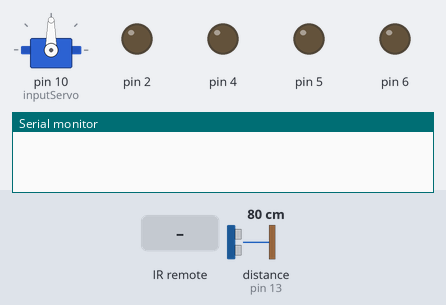
This sketch was run on a simulated Arduino Uno, built with avr-gcc and run on an emulated ATmega328P. On the bench: servo, output pins drawn as LEDs (lit = HIGH), the last lines printed to the serial monitor. Wiring (inferred from the names in the program): ultrasonic range finder: trigger pin 12; echo pin 13. The test bench sets the inputs (shaded band); at power-on: distance to the obstacle (sensor on pin 13) 80 cm. The echo pulse lasts 58.3 µs per cm; pins used as bus, display or sensor lines are not drawn.

Above: at 1.8 s.
1.9 s: infrared code 0xFF629D received
At 2.4 s:
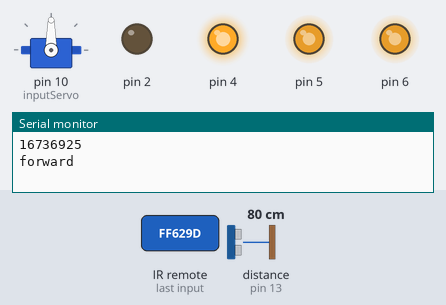
3.5 s: distance to the obstacle (sensor on pin 13) set to 17 cm
6.2 s: distance to the obstacle (sensor on pin 13) set to 13 cm
At 8.8 s:
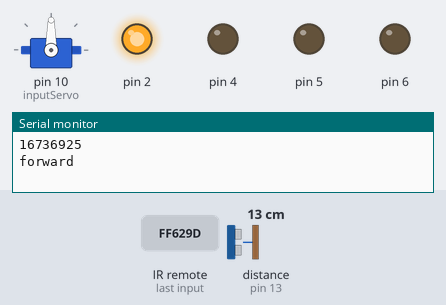
9.5 s: infrared code 0xFFA857 received
At 10.5 s:
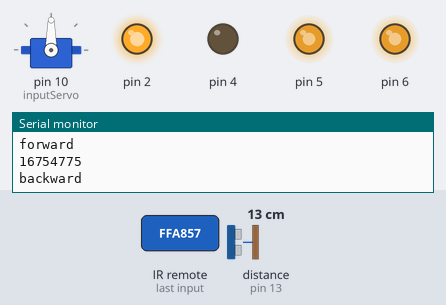
12.5 s: infrared code 0xFF22DD received
At 13.8 s:
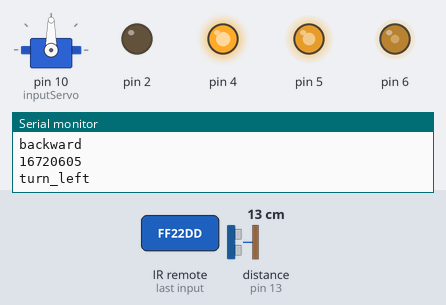
15.5 s: infrared code 0xFFC23D received
At 16.6 s:
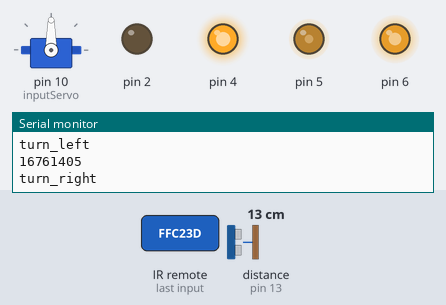
Timing chart, 0 to 18.5 s (numbered marks = the images above; inputs shaded):
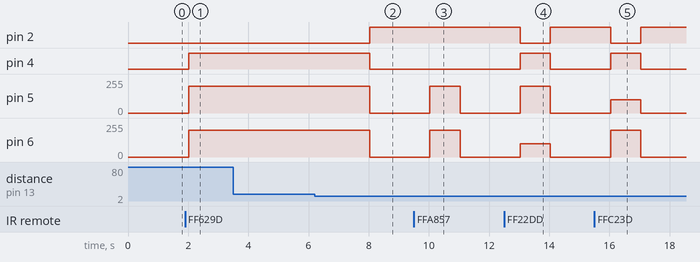

Measured:
- the behaviour switches between 16 and 15 cm on distance to the obstacle (sensor on pin 13) (found by bisection; images 1 and 2)
- after the input at 1.9 s, pin 4: LOW → HIGH after 0.11 s; pin 5, pin 6: 0/255 → 200/255 after 0.11 s
- after the input at 3.5 s, every drawn part: stays the same
- after the input at 6.2 s, pin 2: LOW → HIGH after 1.8 s; pin 4: HIGH → LOW after 1.8 s; pin 5, pin 6: 200/255 → 0/255 after 1.8 s
- after the input at 9.5 s, pin 5, pin 6: 0/255 → 200/255 after 0.53 s, → 0/255 1.0 s later
- after the input at 12.5 s, pin 2: HIGH → LOW after 0.54 s, → HIGH 1.0 s later; pin 4: LOW → HIGH after 0.54 s, → LOW 1.0 s later; pin 5: 0/255 → 200/255 after 0.54 s, → 0/255 1.0 s later; pin 6: 0/255 → 100/255 after 0.54 s, → 0/255 1.0 s later
- after the input at 15.5 s, pin 2: HIGH → LOW after 0.54 s, → HIGH 1.0 s later; pin 4: LOW → HIGH after 0.54 s, → LOW 1.0 s later; pin 5: 0/255 → 100/255 after 0.54 s, → 0/255 1.0 s later; pin 6: 0/255 → 200/255 after 0.54 s, → 0/255 1.0 s later

The sketch:

robotSensor.ino
```cpp
#include <Servo.h>
#include <SoftwareSerial.h>
#include <time.h>
#include <IRremote.h>

Servo myservo;
SoftwareSerial BTserial(8, 9);  // RX | TX

long ir_rec;

IRrecv irrecv(3);
decode_results results;

time_t now;
volatile int DL;
volatile int DM;
volatile int DR;

int inputDelay = 12;
int outputDelay = 13;
int inputServo = 10;

int currentkeyboard = 0;
int controlSpeed = 100;
bool flag = true;
bool currentkeyboardFlag = false;
long currentRemote = 0;

void setup() {
  DL = 0;
  DM = 0;
  DR = 0;

  pinMode(12, OUTPUT);
  pinMode(13, INPUT);
  pinMode(2, OUTPUT);
  pinMode(5, OUTPUT);
  pinMode(4, OUTPUT);
  pinMode(6, OUTPUT);

  myservo.attach(inputServo);
  myservo.write(90);

  irrecv.enableIRIn();

  Serial.begin(9600);
}

void loop() {
  DM = UltrasonicSensor();

  if (DM != 0 && DM < 15) {
    stopp();
    currentkeyboardFlag = false;
  } else {
    if (!currentkeyboardFlag) {
      controlByRemote();
    }
  }

  if (irrecv.decode(&results)) {
    controlByRemote();
  }
  // if (Serial.available()) {
  //   controlByKeyboard();
  // }
}

float UltrasonicSensor() {
  // Serial.println("UltrasonicSensor : function");
  digitalWrite(inputDelay, LOW);
  delayMicroseconds(2);
  digitalWrite(inputDelay, HIGH);
  delayMicroseconds(10);
  digitalWrite(inputDelay, LOW);
  float distance = pulseIn(outputDelay, HIGH) / 58.00;
  // Serial.print(DM);
  // Serial.println("cm");
  delay(1000);
  return distance;
}

float controlServo(int data) {
  Serial.println("controlServo : function");
  // digitalWrite(inputServo, HIGH);
  delayMicroseconds(1000);
  myservo.write(data);
  delayMicroseconds(5000);
  // digitalWrite(inputServo, LOW);
}

void controlByKeyboard() {
  currentkeyboardFlag = true;
  int key = currentkeyboard;

  if (Serial.available()) {
    key = Serial.read();
    currentkeyboard = key;
  }

  Serial.println(key);

  switch (key) {

      // STOP ==================
    case (32):
      Serial.println("stopp");
      stopp();
      break;

    case (48):
      Serial.println("stopp");
      stopp();
      break;

    case (53):
      Serial.println("stopp");
      stopp();
      break;
      // STOP ==================

      // FORWARD =================
    case 56:
      Serial.println("forward");
      forward();
      break;
      // FORWARD =================

      // BACKWARD =================
    case 50:
      Serial.println("backward");
      backward();
      break;
      // BACKWARD =================

      // ROTATELEFT =================
    case 52:
      Serial.println("rotateLeft");
      rotate_left();
      break;
      // ROTATELEFT =================

      // ROTATERIGHT =================
    case 54:
      Serial.println("rotateRight");
      rotate_right();
      break;
      // ROTATERIGHT =================
  }
  // }
}

void controlByRemote() {
  // Serial.println("controlByRemote : function");
  ir_rec = currentRemote;
  if (irrecv.decode(&results)) {
    currentkeyboardFlag = true;
    ir_rec = results.value;
    Serial.println(String(ir_rec));
    currentRemote = ir_rec;
    irrecv.resume();
  }


  if (flag == true) {
    if (ir_rec == 0xFF629D) {
      forward();
      Serial.println("forward");
    }
    if (ir_rec == 0xFFA857) {
      backward();
      Serial.println("backward");
    }
    if (ir_rec == 0xFF22DD) {
      turn_left();
      Serial.println("turn_left");
    }
    if (ir_rec == 0xFFC23D) {
      turn_right();
      Serial.println("turn_right");
    }
    if (ir_rec == 0xFF30CF) {
      rotate_left();
      Serial.println("rotate_left");
    }
    if (ir_rec == 0xFF7A85) {
      rotate_right();
      Serial.println("rotate_right");
    }
    if (ir_rec == 0xFF02FD) {
      stopp();
      Serial.println("stopp");
    }
  }
}

void forward() {
  flag = false;
  digitalWrite(2, LOW);
  analogWrite(5, 200);
  digitalWrite(4, HIGH);
  analogWrite(6, 200);
  flag = true;
}

void backward() {
  flag = false;
  digitalWrite(2, HIGH);
  analogWrite(5, 200);
  digitalWrite(4, LOW);
  analogWrite(6, 200);
  flag = true;
}

void turn_left() {
  flag = false;
  digitalWrite(2, LOW);
  analogWrite(5, 200);
  digitalWrite(4, HIGH);
  analogWrite(6, 100);
  flag = true;
}

void turn_right() {
  flag = false;
  digitalWrite(2, LOW);
  analogWrite(5, 100);
  digitalWrite(4, HIGH);
  analogWrite(6, 200);
  flag = true;
}
void rotate_left() {
  flag = false;
  digitalWrite(2, HIGH);
  analogWrite(5, 200);
  digitalWrite(4, HIGH);
  analogWrite(6, 200);
  flag = true;
}


void rotate_right() {
  digitalWrite(2, LOW);
  analogWrite(5, 200);
  digitalWrite(4, LOW);
  analogWrite(6, 200);
}


void stopp() {
  digitalWrite(2, HIGH);
  analogWrite(5, 0);
  digitalWrite(4, LOW);
  analogWrite(6, 0);
}
```
